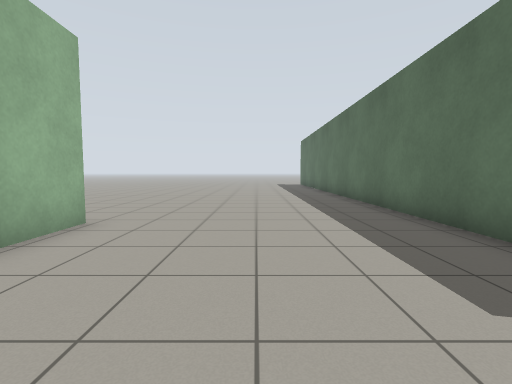
view 1 (above)

18 first-person views from a walk through a world built for the Gazebo simulator. The camera is 0.94 m above the floor, tilts 4° down and sees 85° across. The floor is counted in squares, 1 m on a side. Each view is taken from the middle of a square. On the plan, view 1 faces up. The plan holds only what a view shows up to about 11 squares ahead; the rest is blank. The place goes on beyond the plan. Robots are left out.

view 2
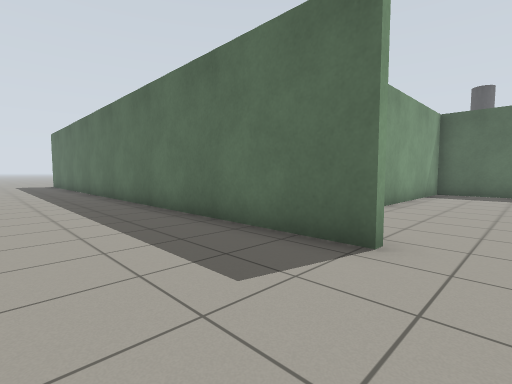

view 3
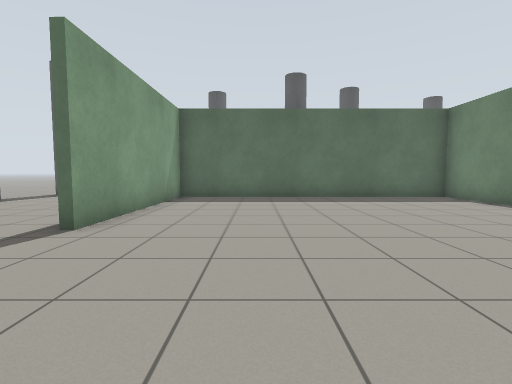

view 4
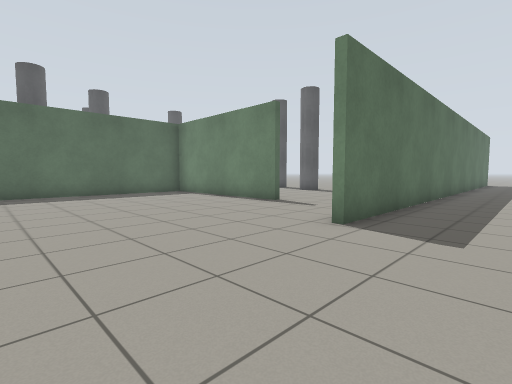

view 5
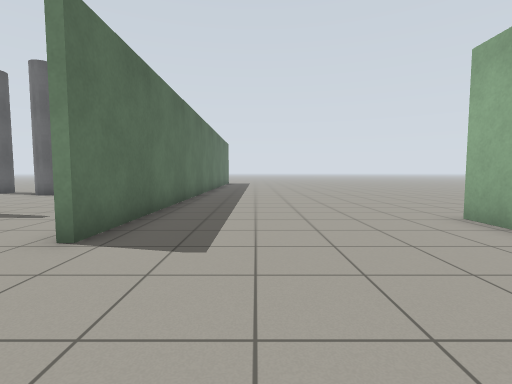

view 6
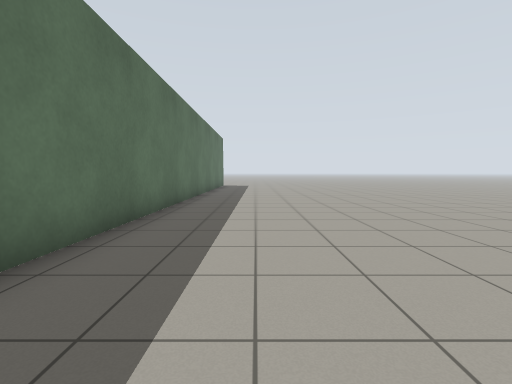

view 7
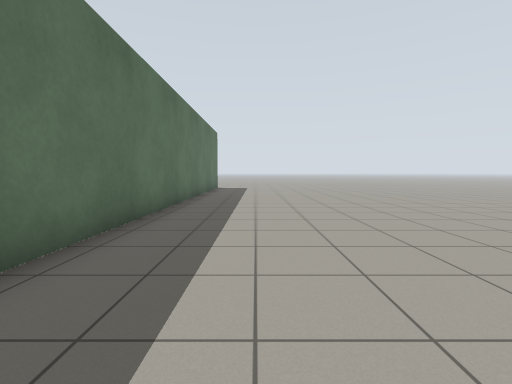

view 8
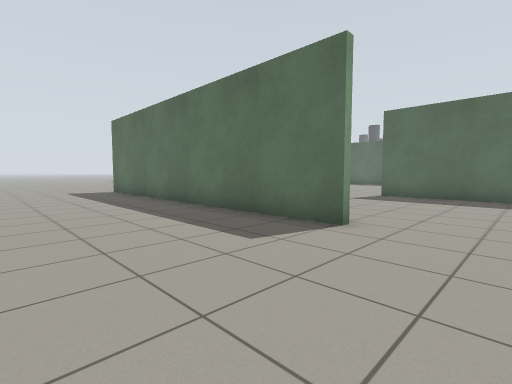

view 9
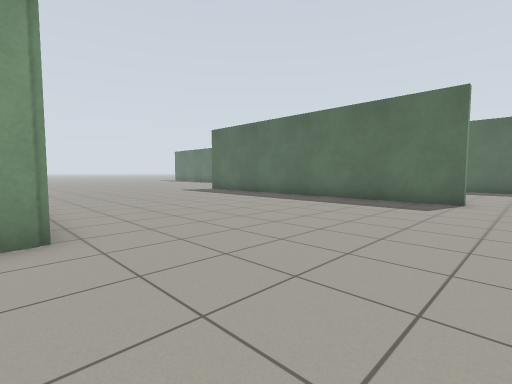

view 10
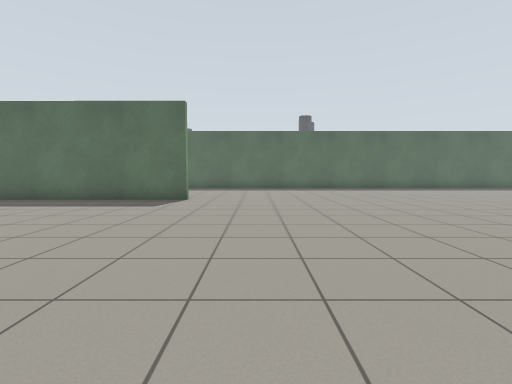

view 11
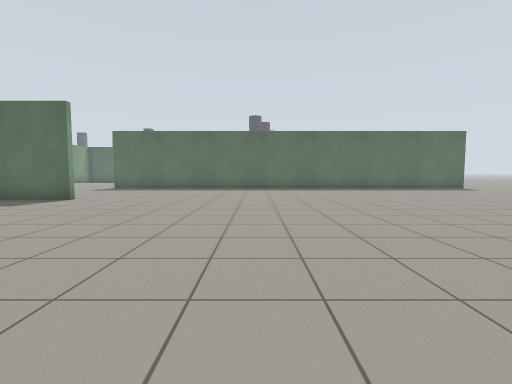

view 12
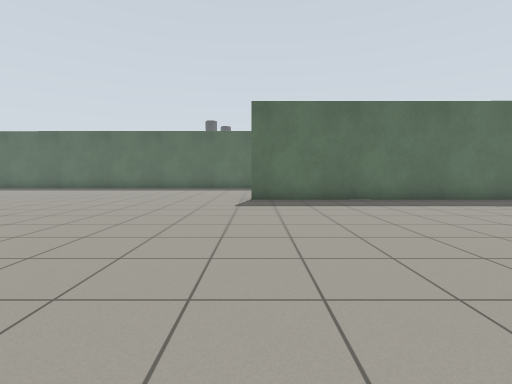

view 13
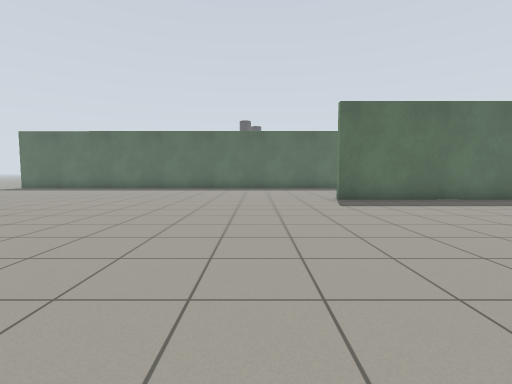

view 14
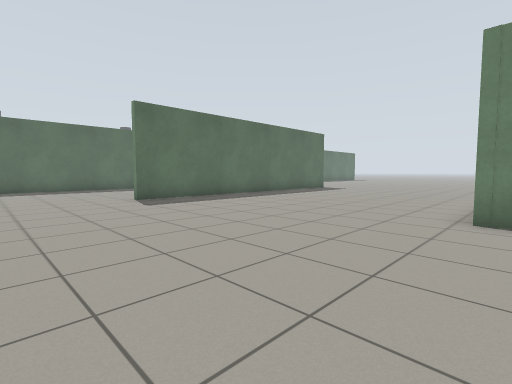

view 15
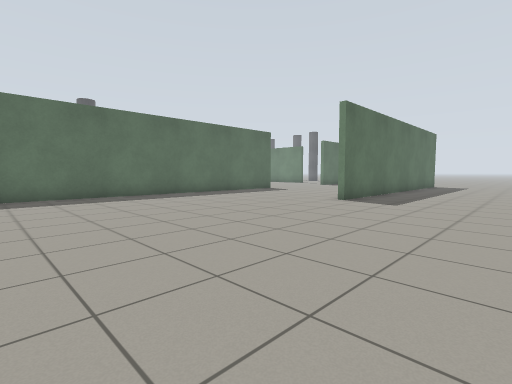

view 16
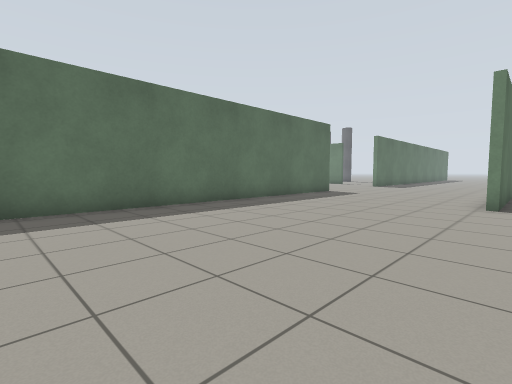

view 17
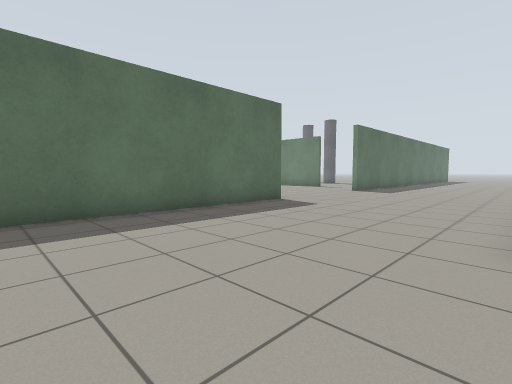

view 18
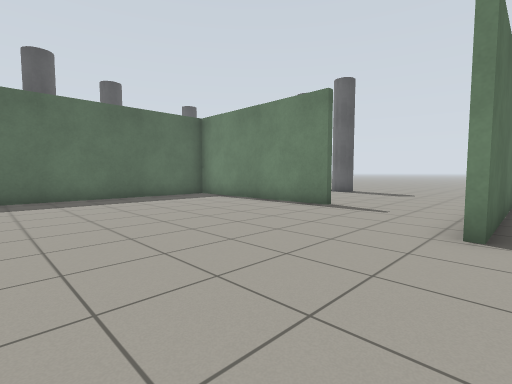

### Floor plan
Points are (right, up) in squares from view 1. A wall is a line through its corners. A room is listed if a view was taken in it or the views show most of it. See-through windows are left out.
Room 1 (views 1, 2, 3, 4, 5, 6, 7, 8, 9, 10, 11, 12, 13, 14, 15, 16, 17, 18)
walls: (-3.2, -5.5) (-3.2, -6.7); (-3.4, -6.7) (-3.4, 5.2); (-3.2, 5.2) (-3.2, 3.3); (3.4, 1.3) (3.5, 13.8); (-12.3, -3.6) (-12.9, -3.6); (-12.8, 2.8) (-12.2, 2.8); (7.2, -7.2) (13.7, -7.2) (13.7, 2.9) (7.4, 3); (3.3, -18.6) (3.4, -4.6)
ways out: opening at (5.5, -8.8); opening at (5.5, 2)

Where each view was taken, in squares from view 1:
view 1: 0 up, 0 right, facing up
view 2: 0 up, 0 right, facing up-right
view 3: 0 up, 3 right, facing right
view 4: 0 up, 1 right, facing down-right
view 5: 1 down, 1 right, facing down
view 6: 5 down, 1 right, facing down
view 7: 8 down, 1 right, facing down
view 8: 9 down, 8 left, facing up-right
view 9: 8 down, 13 left, facing up-right
view 10: 9 down, 13 left, facing right
view 11: 13 down, 13 left, facing right
view 12: 5 up, 13 left, facing right
view 13: 8 up, 13 left, facing right
view 14: 9 up, 13 left, facing down-right
view 15: 14 up, 8 left, facing down-right
view 16: 14 up, 4 left, facing down-right
view 17: 9 up, 3 left, facing down-right
view 18: 0 up, 3 right, facing down-right
